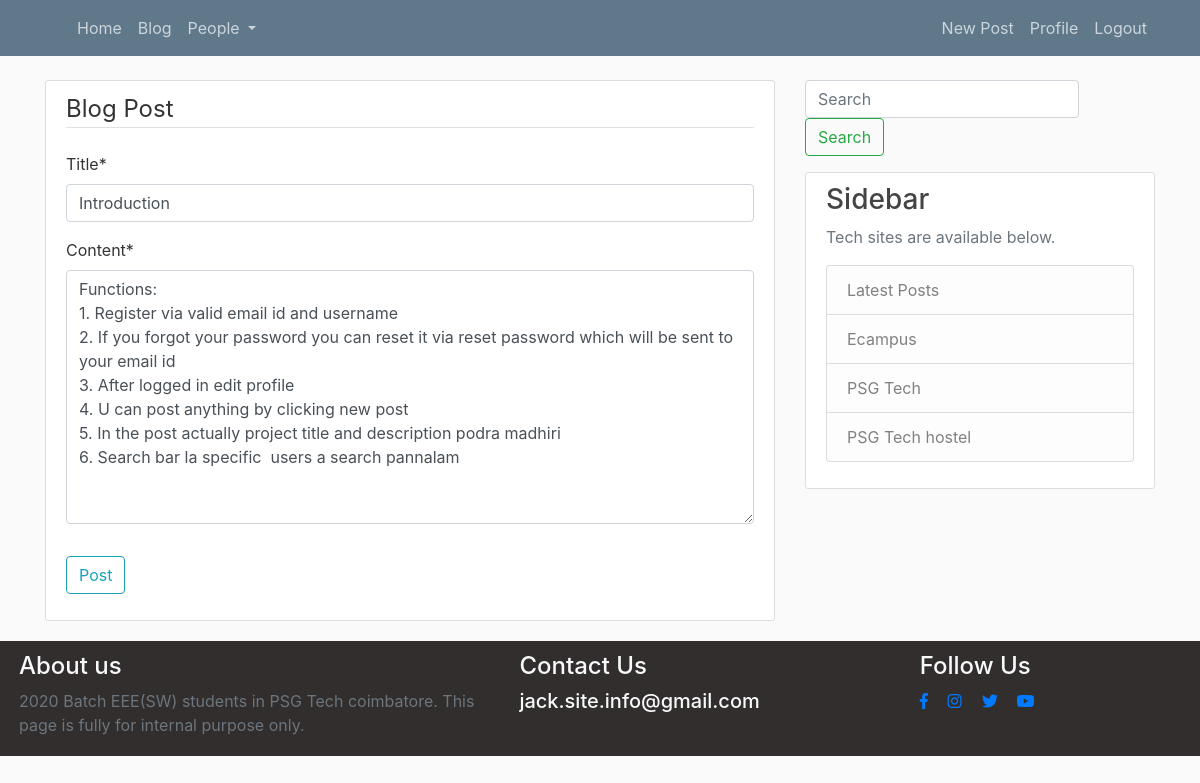
Screenshot of /post/8/update/ (signed in) with the database file from the repository.
### blog/models.py (models this page shows, shortened)
class Post(models.Model):
    title = models.CharField(max_length=100)
    content = models.TextField()
    date_posted = models.DateTimeField(default=timezone.now)
    author = models.ForeignKey(User, on_delete=models.CASCADE)

### blog/views.py (the view, shortened to what this page needs)
# urls.py: path('post/<int:pk>/update/', PostUpdateView.as_view(), name='post-update'),
class PostUpdateView(LoginRequiredMixin, UserPassesTestMixin, UpdateView):
    model = Post
    fields = ['title', 'content']
    def test_func(self):
        post = self.get_object()
        if self.request.user == post.author:
            return True
        return False

### blog/templates/blog/post_form.html (shortened to what this page needs)
{% extends "blog/base.html" %}
{% load crispy_forms_tags %}
{% block content %}
    <div class="content-section">
        <form method="POST">
            <fieldset class="form-group">
                <legend class="border-bottom mb-4">Blog Post</legend>
                {{ form|crispy }}
            </fieldset>
            <div class="form-group">
                <button class="btn btn-outline-info" type="submit">Post</button>
            </div>
        </form>
    </div>
{% endblock content %}

### blog/static/blog/main.css (style rules this page uses)
body { background: #fafafa; color: #333333; margin-top: 5rem; }
.content-section { background: #ffffff; padding: 10px 20px; border: 1px solid #dddddd; border-radius: 3px; margin-bottom: 20px; }

### rows the page displays
Post: title "Introduction", content "Functions: 1. Register via valid email id and username 2. If you forgot your password you can reset it via reset password which will be sent to your email id 3. After logged in edit profile 4. U can post anything by clicking new post 5. In the post actually project title and description podra madhiri 6. Search bar la specific users a search pannalam"
